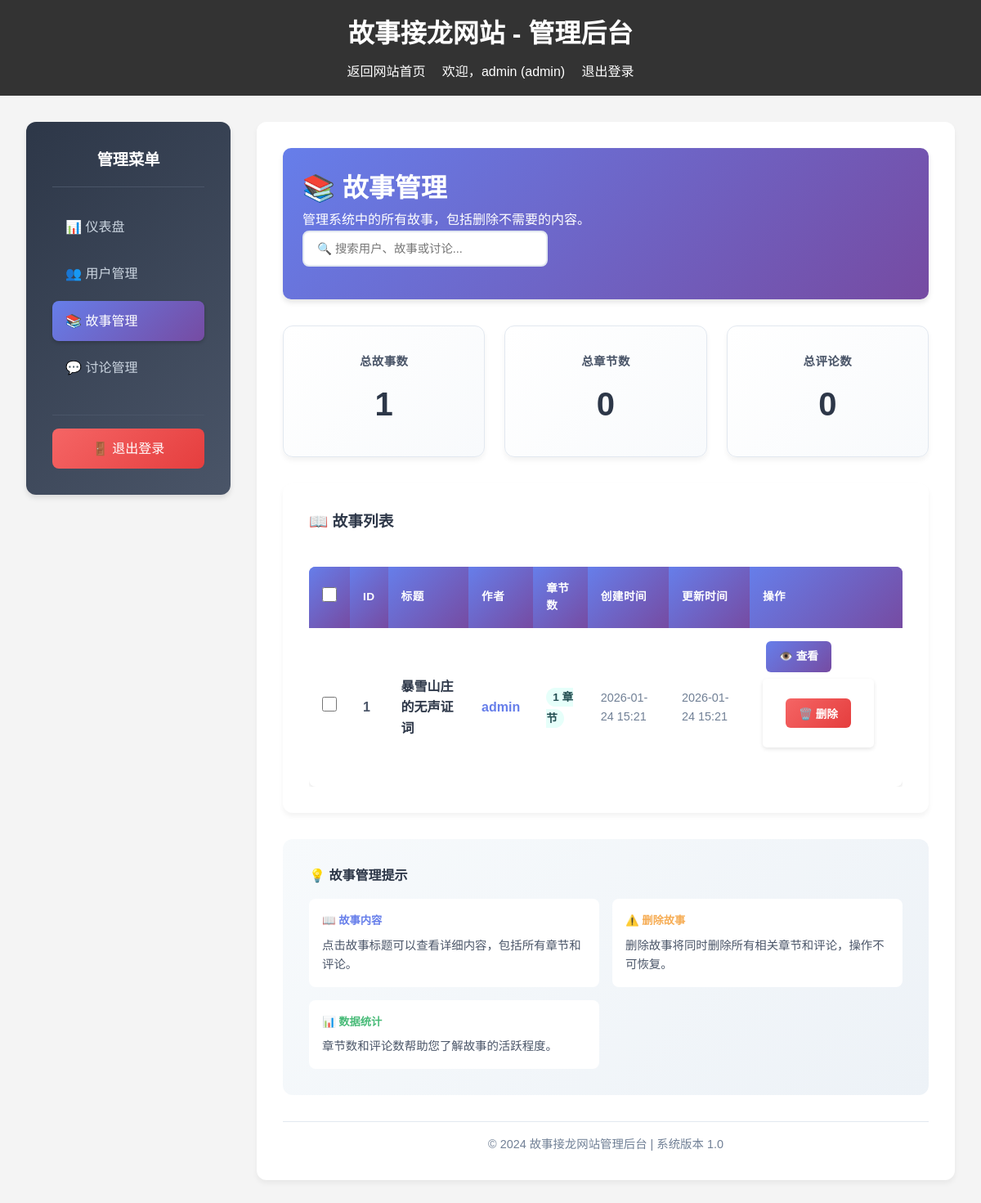
The app's page /admin/stories (signed in) with its own data.
### database.py (models this page shows)
class UserDB(Base):
    __tablename__ = "users"
    id = Column(Integer, primary_key=True, index=True)
    username = Column(String(50), unique=True, index=True, nullable=False)
    email = Column(String(100), unique=True, index=True, nullable=False)
    password_hash = Column(String(255), nullable=False)
    role = Column(String(20), default="user")
    registered_at = Column(DateTime, default=datetime.now)
    active_count = Column(Integer, default=0)
    points = Column(Integer, default=0)
    credit = Column(Float, default=100.0)
    stories = relationship("StoryDB", back_populates="author")
    chapters = relationship("StoryChapterDB", back_populates="author")
    chapter_comments = relationship("ChapterCommentDB", back_populates="author")
    discussions = relationship("DiscussionDB", back_populates="author")
    discussion_comments = relationship("DiscussionCommentDB", back_populates="author")

class StoryDB(Base):
    __tablename__ = "stories"
    id = Column(Integer, primary_key=True, index=True)
    title = Column(String(200), nullable=False)
    content = Column(Text, nullable=False)
    author_id = Column(Integer, ForeignKey("users.id"), nullable=False)
    tags = Column(String(200), default="")
    created_at = Column(DateTime, default=datetime.now)
    updated_at = Column(DateTime, default=datetime.now)
    author = relationship("UserDB", back_populates="stories")
    chapters = relationship("StoryChapterDB", back_populates="story")

### routers/admin.py (the view)
@router.get("/admin/stories", response_class=HTMLResponse)
async def admin_stories(
    request: Request,
    db: Session = Depends(get_db),
    current_user: UserDB = Depends(require_admin)
):
    if not current_user:
        return RedirectResponse(url="/login", status_code=303)
    stories = get_all_stories(db)
    return templates.TemplateResponse(
        "admin_stories.html",
        {
            "request": request,
            "current_user": current_user,
            "stories": stories
        }
    )

### templates/admin_stories.html (shortened to what this page needs)
{% extends "admin_base.html" %}
{% block content %}
    <div class="admin-header">
        <h2>📚 故事管理</h2>
        <p>管理系统中的所有故事，包括删除不需要的内容。</p>
    </div>
    <div class="admin-stats" style="margin-bottom: 2rem;">
        <div class="stat-card">
            <h4>总故事数</h4>
            <div class="stat-number">{{ stories|length }}</div>
        </div>
        <div class="stat-card">
            <h4>总章节数</h4>
            <div class="stat-number">
                {% set total_chapters = 0 %}
                {% for story in stories %}
                    {% set total_chapters = total_chapters + story.chapters|length %}
                {% endfor %}
                {{ total_chapters }}
            </div>
        </div>
        <div class="stat-card">
            <h4>总评论数</h4>
            <div class="stat-number">
                {% set total_comments = 0 %}
                {% for story in stories %}
                    {% for chapter in story.chapters %}
                        {% set total_comments = total_comments + chapter.comments|length %}
                    {% endfor %}
                {% endfor %}
                {{ total_comments }}
            </div>
        </div>
    </div>
    {% if stories %}
        <div style="background: white; padding: 2rem; border-radius: 12px; box-shadow: 0 4px 6px rgba(0, 0, 0, 0.05); margin-bottom: 2rem;">
            <h3 style="margin-bottom: 1.5rem; color: #2d3748;">📖 故事列表</h3>
            <div style="overflow-x: auto;">
                <table class="admin-table">
                    <thead>
                        <tr>
                            <th>ID</th>
                            <th>标题</th>
                            <th>作者</th>
                            <th>章节数</th>
                            <th>创建时间</th>
                            <th>更新时间</th>
                            <th>操作</th>
                        </tr>
                    </thead>
                    <tbody>
                        {% for story in stories %}
                        <tr>
                            <td><strong>{{ story.id }}</strong></td>
                            <td>
                                <strong style="color: #2d3748;">
                                    <a href="/stories/{{ story.id }}" target="_blank" style="color: inherit; text-decoration: none;">
                                        {{ story.title }}
                                    </a>
                                </strong>
                            </td>
                            <td>
                                <span style="color: #667eea; font-weight: 600;">{{ story.author.username }}</span>
                            </td>
                            <td>
                                <span style="background: #e6fffa; color: #234e52; padding: 0.25rem 0.5rem; border-radius: 12px; font-size: 0.85rem; font-weight: 600;">
                                    {{ story.chapters|length }} 章节
                                </span>
                            </td>
                            <td style="color: #718096; font-size: 0.9rem;">
                                {{ story.created_at.strftime('%Y-%m-%d %H:%M') }}
                            </td>
                            <td style="color: #718096; font-size: 0.9rem;">
                                {{ story.updated_at.strftime('%Y-%m-%d %H:%M') }}
                            </td>
                            <td>
                                <div style="display: flex; gap: 0.5rem; flex-wrap: wrap;">
                                    <a href="/stories/{{ story.id }}" target="_blank" class="btn-admin btn-admin-primary" title="查看故事">
                                        👁️ 查看
                                    </a>
                                    <form action="/admin/delete/story/{{ story.id }}" method="post" style="display: inline;">
                                        <button type="submit" class="btn-admin btn-admin-danger"
                                                onclick="return confirm('确定要删除故事《{{ story.title }}》吗？此操作将同时删除所有相关章节和评论，且不可恢复！')"
                                                title="删除故事">
                                            🗑️ 删除
                                        </button>
                                    </form>
                                </div>
                            </td>
                        </tr>
                        {% endfor %}
                    </tbody>
                </table>
            </div>
        </div>
    {% endif %}
    <div style="background: linear-gradient(135deg, #f7fafc 0%, #edf2f7 100%); padding: 2rem; border-radius: 12px; margin-top: 2rem;">
        <h4 style="color: #2d3748; margin-bottom: 1rem;">💡 故事管理提示</h4>
        <div style="display: grid; grid-template-columns: repeat(auto-fit, minmax(250px, 1fr)); gap: 1rem;">
            <div style="background: white; padding: 1rem; border-radius: 8px;">
                <h5 style="color: #667eea; margin-bottom: 0.5rem;">📖 故事内容</h5>
                <p style="color: #4a5568; font-size: 0.9rem;">点击故事标题可以查看详细内容，包括所有章节和评论。</p>
            </div>
            <div style="background: white; padding: 1rem; border-radius: 8px;">
                <h5 style="color: #f6ad55; margin-bottom: 0.5rem;">⚠️ 删除故事</h5>
                <p style="color: #4a5568; font-size: 0.9rem;">删除故事将同时删除所有相关章节和评论，操作不可恢复。</p>
            </div>
            <div style="background: white; padding: 1rem; border-radius: 8px;">
                <h5 style="color: #48bb78; margin-bottom: 0.5rem;">📊 数据统计</h5>
                <p style="color: #4a5568; font-size: 0.9rem;">章节数和评论数帮助您了解故事的活跃程度。</p>
            </div>
        </div>
    </div>
{% endblock %}

### templates/admin_base.html (shortened to what this page needs)
<!DOCTYPE html>
<html lang="zh-CN">
<head>
    <link rel="stylesheet" href="{{ url_for('static', path='/css/styles.css') }}">
</head>
<body>
    <header>
        <h1>故事接龙网站 - 管理后台</h1>
        <nav>
            <a href="/">返回网站首页</a>
            {% if current_user %}
                <span>欢迎，{{ current_user.username }} ({{ current_user.role }})</span>
                <a href="/logout">退出登录</a>
            {% endif %}
        </nav>
    </header>
    <div class="admin-container">
        <aside class="admin-sidebar">
            <h3>管理菜单</h3>
            <ul>
                <li><a href="/admin" class="{% if request.url.path == '/admin' %}active{% endif %}">📊 仪表盘</a></li>
                <li><a href="/admin/users" class="{% if request.url.path == '/admin/users' %}active{% endif %}">👥 用户管理</a></li>
                <li><a href="/admin/stories" class="{% if request.url.path == '/admin/stories' %}active{% endif %}">📚 故事管理</a></li>
                <li><a href="/admin/discussions" class="{% if request.url.path == '/admin/discussions' %}active{% endif %}">💬 讨论管理</a></li>
            </ul>
            <div class="admin-logout">
                <a href="/logout">🚪 退出登录</a>
            </div>
        </aside>
        <main class="admin-main">
            {% block content %}{% endblock %}
            <div class="admin-footer">
                <p>&copy; 2024 故事接龙网站管理后台 | 系统版本 1.0</p>
            </div>
        </main>
    </div>
</body>
</html>

### static/css/styles.css (style rules this page uses)
* { margin: 0; padding: 0; box-sizing: border-box; }
body { font-family: Arial, sans-serif; line-height: 1.6; color: #333; background-color: #f4f4f4; }
header { background-color: #333; color: #fff; padding: 1rem; text-align: center; }
header h1 { margin-bottom: 0.5rem; }
nav a { color: #fff; text-decoration: none; margin: 0 1rem; }
main { max-width: 1200px; margin: 0 auto; padding: 2rem; }
form { background-color: #fff; padding: 1.5rem; border-radius: 5px; box-shadow: 0 2px 5px rgba(0, 0, 0, 0.1); margin-bottom: 2rem; }
form button { background-color: #333; color: #fff; padding: 0.5rem 1rem; border: none; border-radius: 3px; cursor: pointer; }
.admin-header { background: linear-gradient(135deg, #667eea 0%, #764ba2 100%); color: white; padding: 1.5rem; margin-bottom: 2rem; border-radius: 10px; box-shadow: 0 4px 6px rgba(0, 0, 0, 0.1); }
.admin-header h2 { margin: 0; font-size: 2rem; font-weight: 600; }
.admin-stats { display: grid; grid-template-columns: repeat(auto-fit, minmax(200px, 1fr)); gap: 1.5rem; margin-bottom: 3rem; }
.stat-card { background: linear-gradient(135deg, #fff 0%, #f8fafc 100%); padding: 2rem; border-radius: 12px; box-shadow: 0 4px 6px rgba(0, 0, 0, 0.05); text-align: center; transition: transform 0.3s ease, box-shadow 0.3s ease; border: 1px solid #e2e8f0; }
.stat-card h4 { color: #4a5568; font-size: 0.9rem; font-weight: 600; text-transform: uppercase; letter-spacing: 0.5px; margin-bottom: 0.5rem; }
.stat-number { font-size: 2.5rem; font-weight: 700; color: #2d3748; margin: 0; }
.admin-table { width: 100%; background-color: white; border-radius: 8px; overflow: hidden; box-shadow: 0 2px 4px rgba(0, 0, 0, 0.1); border-collapse: separate; border-spacing: 0; }
.admin-table th { background: linear-gradient(135deg, #667eea 0%, #764ba2 100%); color: white; padding: 1rem; text-align: left; font-weight: 600; text-transform: uppercase; font-size: 0.85rem; letter-spacing: 0.5px; }
.admin-table td { padding: 1rem; border-bottom: 1px solid #e2e8f0; color: #4a5568; }
.admin-table tr:last-child td { border-bottom: none; }
.btn-admin { padding: 0.5rem 1rem; border: none; border-radius: 6px; font-size: 0.85rem; font-weight: 600; cursor: pointer; transition: all 0.3s ease; text-decoration: none; display: inline-block; margin: 0 0.25rem; }
.btn-admin-primary { background: linear-gradient(135deg, #667eea 0%, #764ba2 100%); color: white; }
.btn-admin-danger { background: linear-gradient(135deg, #f56565 0%, #e53e3e 100%); color: white; }

### templates/admin_base.html (style rules this page uses)
.admin-container { display: grid; grid-template-columns: 250px 1fr; gap: 2rem; max-width: 1200px; margin: 0 auto; padding: 2rem; }
.admin-sidebar { background: linear-gradient(135deg, #2d3748 0%, #4a5568 100%); padding: 2rem; border-radius: 12px; box-shadow: 0 4px 6px rgba(0, 0, 0, 0.1); height: fit-content; color: white; }
.admin-sidebar h3 { margin-bottom: 1.5rem; color: white; font-size: 1.2rem; font-weight: 600; text-align: center; padding-bottom: 1rem; border-bottom: 1px solid #4a5568; }
.admin-sidebar ul { list-style: none; padding: 0; margin: 0; }
.admin-sidebar li { margin-bottom: 0.5rem; }
.admin-sidebar a { color: #cbd5e0; text-decoration: none; padding: 0.75rem 1rem; border-radius: 8px; display: block; transition: all 0.3s ease; font-weight: 500; }
.admin-sidebar a.active { background: linear-gradient(135deg, #667eea 0%, #764ba2 100%); color: white; box-shadow: 0 2px 4px rgba(0, 0, 0, 0.2); }
.admin-main { background-color: white; padding: 2rem; border-radius: 12px; box-shadow: 0 4px 6px rgba(0, 0, 0, 0.05); }
.admin-footer { margin-top: 2rem; padding-top: 1rem; border-top: 1px solid #e2e8f0; text-align: center; color: #718096; font-size: 0.9rem; }
.admin-logout { margin-top: 2rem; padding-top: 1rem; border-top: 1px solid #4a5568; }
.admin-logout a { background: linear-gradient(135deg, #f56565 0%, #e53e3e 100%); color: white; text-align: center; }

### records on screen
UserDB: username "admin", role "admin"
StoryDB: id "1", title "暴雪山庄的无声证词", author.username "admin", chapters|length "1", created_at "2026-01-24 15:21", updated_at "2026-01-24 15:21"

### other values on screen
{{ stories|length }} "1"
{{ total_chapters }} "0"
{{ total_comments }} "0"
